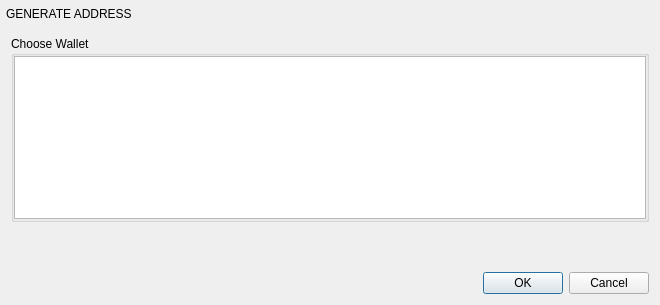
<?xml version="1.0" encoding="UTF-8"?>
<ui version="4.0">
 <class>SelectWalletDialog</class>
 <widget class="QDialog" name="SelectWalletDialog">
  <property name="windowModality">
   <enum>Qt::WindowModal</enum>
  </property>
  <property name="geometry">
   <rect>
    <x>0</x>
    <y>0</y>
    <width>660</width>
    <height>305</height>
   </rect>
  </property>
  <property name="sizePolicy">
   <sizepolicy hsizetype="Expanding" vsizetype="Preferred">
    <horstretch>0</horstretch>
    <verstretch>0</verstretch>
   </sizepolicy>
  </property>
  <property name="windowTitle">
   <string>Select Wallet</string>
  </property>
  <layout class="QVBoxLayout" name="verticalLayout">
   <property name="spacing">
    <number>0</number>
   </property>
   <property name="sizeConstraint">
    <enum>QLayout::SetMinimumSize</enum>
   </property>
   <property name="leftMargin">
    <number>1</number>
   </property>
   <property name="topMargin">
    <number>1</number>
   </property>
   <property name="rightMargin">
    <number>1</number>
   </property>
   <property name="bottomMargin">
    <number>1</number>
   </property>
   <item>
    <widget class="QWidget" name="widget_2" native="true">
     <property name="minimumSize">
      <size>
       <width>0</width>
       <height>25</height>
      </size>
     </property>
     <property name="headerPanel" stdset="0">
      <bool>true</bool>
     </property>
     <layout class="QHBoxLayout" name="horizontalLayout">
      <property name="spacing">
       <number>5</number>
      </property>
      <property name="leftMargin">
       <number>5</number>
      </property>
      <property name="topMargin">
       <number>0</number>
      </property>
      <property name="rightMargin">
       <number>5</number>
      </property>
      <property name="bottomMargin">
       <number>0</number>
      </property>
      <item>
       <widget class="QLabel" name="label">
        <property name="text">
         <string>GENERATE ADDRESS</string>
        </property>
        <property name="headerLabel" stdset="0">
         <bool>true</bool>
        </property>
       </widget>
      </item>
     </layout>
    </widget>
   </item>
   <item>
    <widget class="QWidget" name="widget" native="true">
     <property name="minimumSize">
      <size>
       <width>0</width>
       <height>0</height>
      </size>
     </property>
     <layout class="QVBoxLayout" name="verticalLayout_6">
      <property name="spacing">
       <number>15</number>
      </property>
      <property name="leftMargin">
       <number>0</number>
      </property>
      <property name="topMargin">
       <number>0</number>
      </property>
      <property name="rightMargin">
       <number>0</number>
      </property>
      <property name="bottomMargin">
       <number>0</number>
      </property>
      <item>
       <widget class="QWidget" name="verticalWidget" native="true">
        <property name="minimumSize">
         <size>
          <width>0</width>
          <height>0</height>
         </size>
        </property>
        <property name="maximumSize">
         <size>
          <width>16777215</width>
          <height>16777215</height>
         </size>
        </property>
        <layout class="QVBoxLayout" name="verticalLayout_5">
         <property name="spacing">
          <number>15</number>
         </property>
         <property name="leftMargin">
          <number>10</number>
         </property>
         <property name="topMargin">
          <number>10</number>
         </property>
         <property name="rightMargin">
          <number>10</number>
         </property>
         <property name="bottomMargin">
          <number>10</number>
         </property>
         <item>
          <widget class="QGroupBox" name="verticalGroupBox">
           <property name="sizePolicy">
            <sizepolicy hsizetype="Expanding" vsizetype="Expanding">
             <horstretch>0</horstretch>
             <verstretch>200</verstretch>
            </sizepolicy>
           </property>
           <property name="maximumSize">
            <size>
             <width>16777215</width>
             <height>16777215</height>
            </size>
           </property>
           <property name="title">
            <string>Choose Wallet</string>
           </property>
           <layout class="QVBoxLayout" name="verticalLayout_2">
            <property name="spacing">
             <number>0</number>
            </property>
            <property name="leftMargin">
             <number>0</number>
            </property>
            <property name="topMargin">
             <number>0</number>
            </property>
            <property name="rightMargin">
             <number>0</number>
            </property>
            <property name="bottomMargin">
             <number>0</number>
            </property>
            <item>
             <widget class="WalletsTreeView" name="treeViewWallets">
              <property name="sizePolicy">
               <sizepolicy hsizetype="Expanding" vsizetype="Expanding">
                <horstretch>0</horstretch>
                <verstretch>0</verstretch>
               </sizepolicy>
              </property>
              <property name="minimumSize">
               <size>
                <width>0</width>
                <height>120</height>
               </size>
              </property>
              <property name="autoFillBackground">
               <bool>true</bool>
              </property>
              <property name="sizeAdjustPolicy">
               <enum>QAbstractScrollArea::AdjustToContents</enum>
              </property>
              <property name="autoScroll">
               <bool>false</bool>
              </property>
              <property name="alternatingRowColors">
               <bool>true</bool>
              </property>
              <property name="horizontalScrollMode">
               <enum>QAbstractItemView::ScrollPerItem</enum>
              </property>
              <property name="rootIsDecorated">
               <bool>false</bool>
              </property>
              <property name="itemsExpandable">
               <bool>true</bool>
              </property>
             </widget>
            </item>
           </layout>
          </widget>
         </item>
         <item>
          <widget class="QWidget" name="widget_3" native="true">
           <property name="maximumSize">
            <size>
             <width>16777215</width>
             <height>16777215</height>
            </size>
           </property>
           <layout class="QVBoxLayout" name="verticalLayout_4">
            <property name="spacing">
             <number>0</number>
            </property>
            <property name="leftMargin">
             <number>0</number>
            </property>
            <property name="topMargin">
             <number>0</number>
            </property>
            <property name="rightMargin">
             <number>0</number>
            </property>
            <property name="bottomMargin">
             <number>0</number>
            </property>
           </layout>
          </widget>
         </item>
        </layout>
       </widget>
      </item>
      <item>
       <widget class="QWidget" name="verticalWidget_2" native="true">
        <property name="sizePolicy">
         <sizepolicy hsizetype="Preferred" vsizetype="Preferred">
          <horstretch>0</horstretch>
          <verstretch>0</verstretch>
         </sizepolicy>
        </property>
        <property name="maximumSize">
         <size>
          <width>16777215</width>
          <height>16777215</height>
         </size>
        </property>
        <property name="buttonBar" stdset="0">
         <bool>true</bool>
        </property>
        <layout class="QVBoxLayout" name="verticalLayout_3">
         <property name="spacing">
          <number>10</number>
         </property>
         <property name="leftMargin">
          <number>10</number>
         </property>
         <property name="topMargin">
          <number>10</number>
         </property>
         <property name="rightMargin">
          <number>10</number>
         </property>
         <property name="bottomMargin">
          <number>10</number>
         </property>
         <item>
          <widget class="QDialogButtonBox" name="buttonBox">
           <property name="standardButtons">
            <set>QDialogButtonBox::Cancel|QDialogButtonBox::Ok</set>
           </property>
          </widget>
         </item>
        </layout>
       </widget>
      </item>
     </layout>
    </widget>
   </item>
  </layout>
 </widget>
 <customwidgets>
  <customwidget>
   <class>WalletsTreeView</class>
   <extends>QTreeView</extends>
   <header>WalletsTreeView.h</header>
  </customwidget>
 </customwidgets>
 <resources/>
 <connections/>
</ui>
